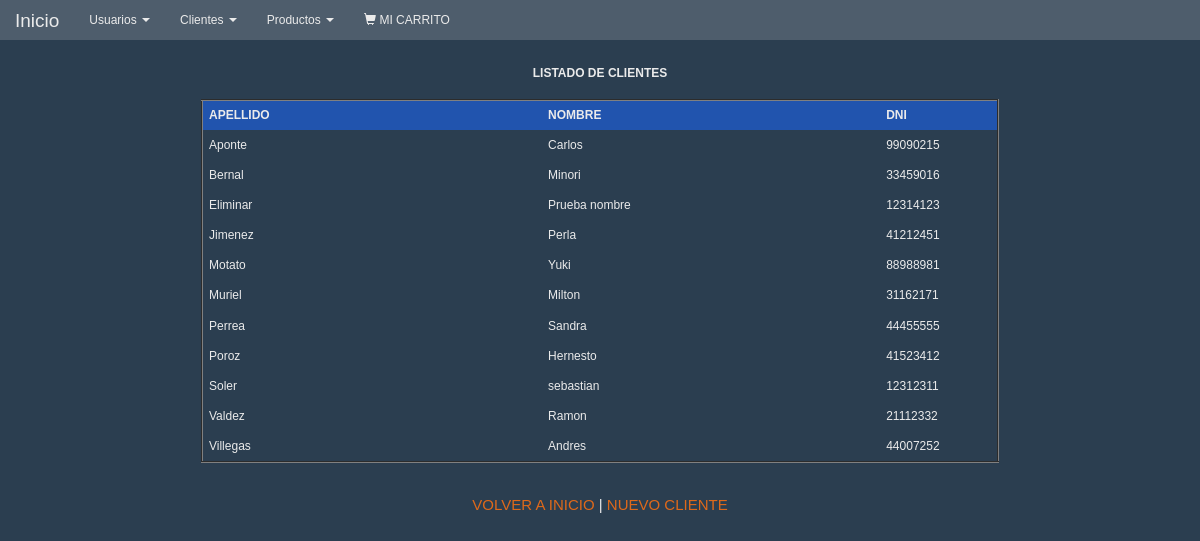
Screenshot of /Inicio/ListarClientes with the database file from the repository.
### tables this page shows
CREATE TABLE clientes (
  ID int(11) NOT NULL AUTO_INCREMENT,
  Apellido varchar(60) NOT NULL,
  Nombre varchar(60) NOT NULL,
  Dni int(11) NOT NULL,
  Domicilio varchar(120) DEFAULT NULL,
  Email varchar(45) NOT NULL,
  FechaAlta date NOT NULL,
  PRIMARY KEY (ID)
);

### index.php (called while the page is built, shortened)
<?php
	require "Config/Autoload.php";
	include_once URL_THEME . 'header.php';
	Router::direccionar(Request::getInstance());
	include_once URL_THEME . 'footer.php';
?>

### Controladores/InicioControlador.php (called while the page is built, shortened)
<?php namespace Controladores;
class InicioControlador {
        function ListarClientes()
        {
                include_once URL_THEME . 'ListadoClientes.php';
        }
}
?>

### Dao/DaoClientes.php (called while the page is built, shortened)
<?php namespace Dao;
class DaoClientes implements IDao
{
	protected $table = 'clientes';
    public function TraerTodos(){
    	try
    	{
    		$this->Clientes = array();
    		$query = 'SELECT * FROM ' . $this->table . ' ORDER BY Apellido, Nombre';
			$pdo = new Connection();
			$connection = $pdo->Connect();
			$command = $connection->prepare($query);
			$command->execute();
			while ($row = $command->fetch())
			{
				$clienteId = $row['ID'];
				$ape = $row['Apellido'];
				$nomb = $row['Nombre'];
				$dni = $row['Dni'];
				$domi = $row['Domicilio'];
				$email = $row['Email'];
				$fech = $row['FechaAlta'];
				$cliente = new Cliente($ape, $nomb, $dni, $domi, $email);
				$cliente->setFechaAlta($fech);
				$cliente->setID($clienteId);
				array_push($this->Clientes, $cliente);
			}
			return $this->Clientes;
		}
		catch(Exception $e)
		{
			throw new Exception("Error Processing Request", 1);
		}
    }
}
 ?>

### Controladores/ClientesControlador.php (called while the page is built, shortened)
<?php namespace Controladores;
class ClientesControlador{
	private $DaoClientes;
	function __construct(){
		$this->DaoClientes = DaoClientes::getInstance();
	}
	public function TraerTodos(){
		try {
			return $this->DaoClientes->TraerTodos();
		} catch (Exception $e) {
			echo "<script>alert('Upps, hubo un error al intentar Listar todos los Clientes!');</script>";
		}
	}
}
?>

### Config/Autoload.php (called while the page is built, shortened)
<?php namespace Config;
    class Autoload {
        public static function Start() {
            spl_autoload_register(function($classPath)
			{
				$class = str_replace("\\", "/", ROOT. $classPath)  . ".php";
			});
        }
    }
?>

### Modelo/Cliente.php (called while the page is built, shortened)
<?php namespace Modelo;
class Cliente{
	private $Apellido;
	private $Dni;
	public function getNombre(){
		return $this->nombre;
	}
	public function setNombre($nomb){
		$this->nombre = $nomb;
	}
	public function getApellido(){
		return $this->Apellido;
	}
	public function setApellido($apellido){
		$this->Apellido = $apellido;
	}
	public function getDni(){
		return $this->Dni;
	}
	public function setDni($dni){
		$this->Dni = $dni;
	}
}
?>

### Vistas/ListadoClientes.php (the view, shortened to what this page needs)
<?php namespace Vistas;
$controller = new ClientesControlador();
$listaClientes = $controller->TraerTodos();
?>
<div class="container">
	<div class="row">
	    <div class="col-md-10 col-md-offset-1 bg-alpha" style="text-align: center;">
	    	<label class="titulo">LISTADO DE CLIENTES</label>
	    </div>
    </div>
</div>
<div class="container">
    <div class="row">
        <div class="col-md-12 col-md-offset-0 bg-alpha">
			<table align="center" border="2" class="table" style="margin-top: 1%;width:70%;">
				<tr bgcolor="#2154AE">
					<th width="400px">APELLIDO</th>
					<th width="400px">NOMBRE</th>
					<th width="130px">DNI</th>
				</tr>
				<?php
					foreach ($listaClientes as $cliente) {
				?>
					<tr>
						<td><?php echo $cliente->getApellido(); ?></td>
					    <td><?php echo $cliente->getNombre(); ?></td>
					    <td><?php echo $cliente->getDni(); ?></td>
					</tr>
				<?php
					}
				 ?>
			</table>
        </div>
    </div>
</div>
<div align="center" style="margin-top: 10px">
	<a href="..\index.php">VOLVER A INICIO</a> | <a href="../Inicio/AltaCliente">NUEVO CLIENTE</a>
</div>

### Vistas/header.php (shortened to what this page needs)
<!DOCTYPE html>
<html lang="es">
<head>
    <link href="/GocellaCarrito/<?php echo URL_CSS; ?>/bootstrap.min.css" rel="stylesheet" type="text/css">
    <link href="/GocellaCarrito/<?php echo URL_CSS; ?>/mystyle.css" rel="stylesheet" type="text/css">
</head>
<body >
    <?php
include_once URL_THEME .'nav.php';
    ?>

### Vistas/nav.php (shortened to what this page needs)
<nav class="navbar navbar-default">
  <div class="container-fluid">
    <div class="navbar-header">
      <a class="navbar-brand" href="..\index.php">Inicio</a>
    </div>
    <div class="collapse navbar-collapse" id="bs-example-navbar-collapse-1">
      <ul class="nav navbar-nav">
        <li class="dropdown">
          <a href="#" class="dropdown-toggle" data-toggle="dropdown" role="button" aria-haspopup="true" aria-expanded="false">Usuarios <span class="caret"></span></a>
       </li>
        <li class="dropdown">
          <a href="#" class="dropdown-toggle" data-toggle="dropdown" role="button" aria-haspopup="true" aria-expanded="false">Clientes <span class="caret"></span></a>
        </li>
         <li class="dropdown">
          <a href="#" class="dropdown-toggle" data-toggle="dropdown" role="button" aria-haspopup="true" aria-expanded="false">Productos <span class="caret"></span></a>
        </li>
        <li><a href="<?php echo FRONT_ROOT; ?>/Inicio/IrAmiCarrito"> <span class="glyphicon glyphicon-shopping-cart"></span> MI CARRITO</a></li>
      </ul>
    </div>
  </div>
</nav>

### Config/Router.php (shortened to what this page needs)
<?php namespace Config;
    class Router {
        public static function direccionar(Request $request) {
            $metodo = $request->getMetodo();
            $parametros = $request->getParametros();
            $controlador = new $mostrar;
            if(!isset($parametros)) {
                call_user_func(array($controlador, $metodo));
            } else {
                call_user_func_array(array($controlador, $metodo), $parametros);
            }
        }
    }
?>

### Vistas/footer.php (shortened to what this page needs)
</body>
</html>

### Vistas/css/mystyle.css (style rules this page uses)
* { box-sizing:border-box }
body { font-family: Verdana,sans-serif; }
html { min-height: 100%; position: relative; }
body { margin: 0; margin-bottom: 40px; }

### rows the page displays
clientes: Apellido "Aponte", Nombre "Carlos", Dni "99090215"
clientes: Apellido "Bernal", Nombre "Minori", Dni "33459016"
clientes: Apellido "Eliminar", Nombre "Prueba nombre", Dni "12314123"
clientes: Apellido "Jimenez", Nombre "Perla", Dni "41212451"
clientes: Apellido "Motato", Nombre "Yuki", Dni "88988981"
clientes: Apellido "Muriel", Nombre "Milton", Dni "31162171"
clientes: Apellido "Perrea", Nombre "Sandra", Dni "44455555"
clientes: Apellido "Poroz", Nombre "Hernesto", Dni "41523412"
clientes: Apellido "Soler", Nombre "sebastian", Dni "12312311"
clientes: Apellido "Valdez", Nombre "Ramon", Dni "21112332"
clientes: Apellido "Villegas", Nombre "Andres", Dni "44007252"
